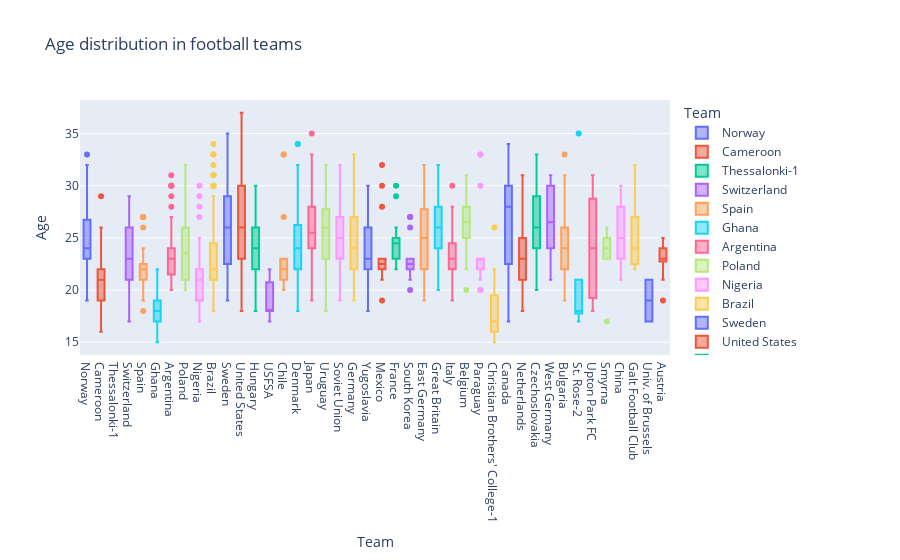

Notebook code for this chart:
### Markdown cell above
Here i chose to plot only the teams that won medals, otherwise the plot would be too crowded and hard to read
- In order to plot all teams, just remove the '[df_football["Medal"].notna()]' part

### Code cell
# plot the age distribution in teams
fig = px.box(
    df_football[df_football["Medal"].notna()],
    x="Team",
    y="Age",
    color="Team",
    title="Age distribution in football teams",
)
fig.show()
